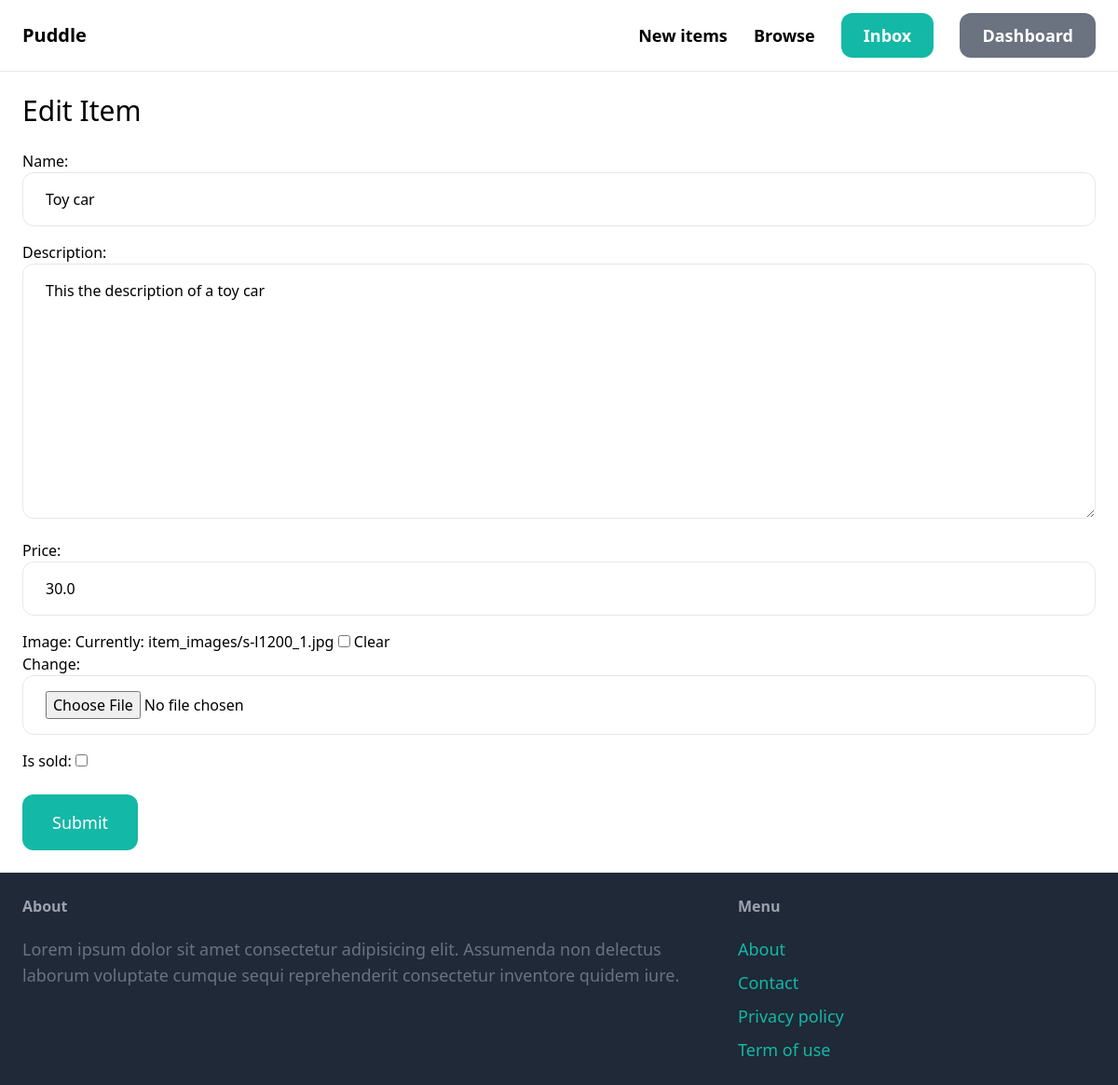
The page /items/3/edit/ (signed in) on the database as committed earlier.
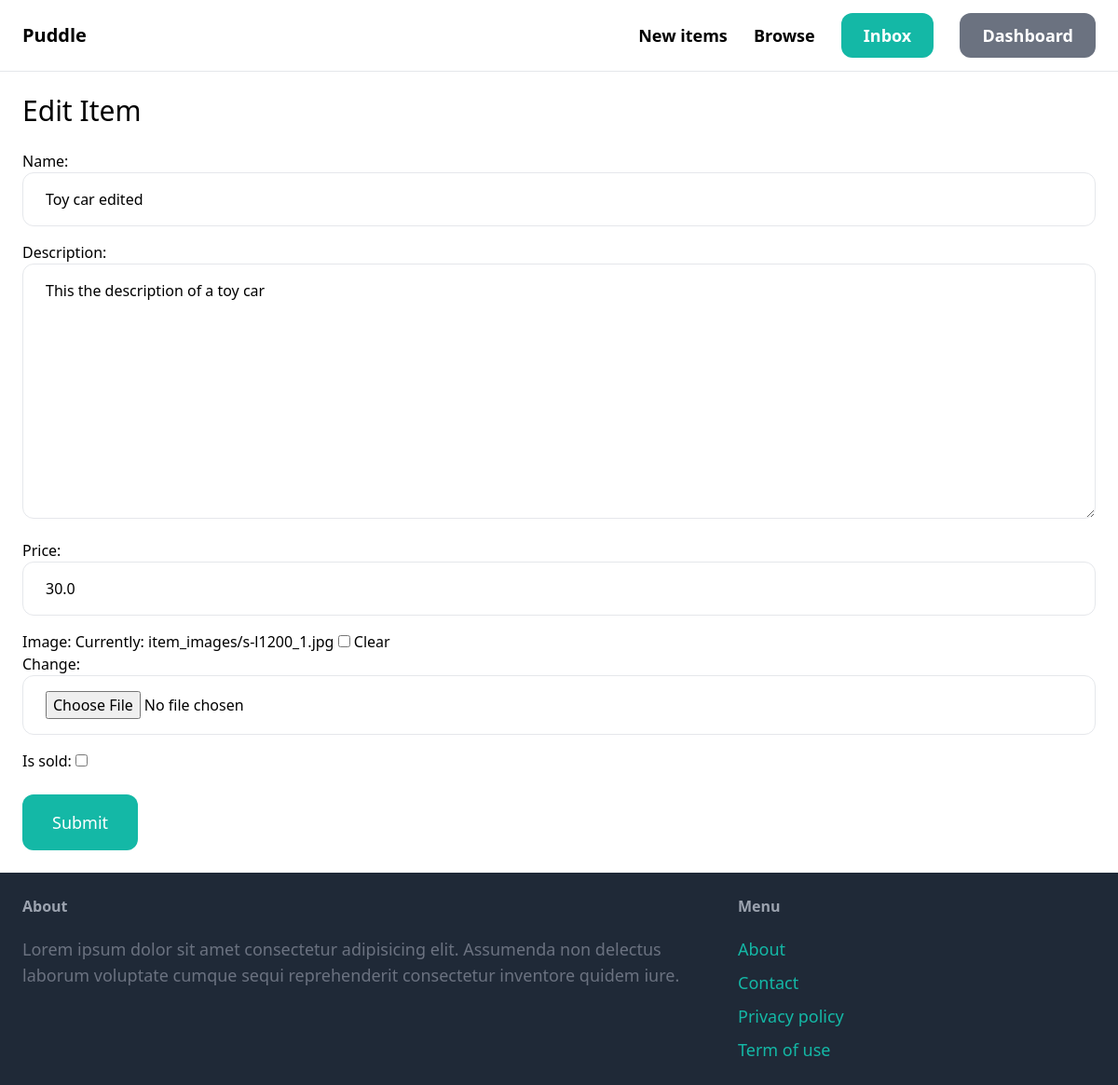
The same page on the database as committed later.
### item/models.py (models this page shows, shortened)
class Item(models.Model):
    category = models.ForeignKey(Category, related_name='items', on_delete=models.CASCADE)
    name = models.CharField(max_length=255)
    description = models.TextField(blank=True, null=True)
    price = models.FloatField()
    image = models.ImageField(upload_to='item_images', blank=True, null=True)
    is_sold = models.BooleanField(default=False)
    created_at = models.DateTimeField(auto_now_add=True)
    created_by = models.ForeignKey(User, related_name='items', on_delete=models.CASCADE)

### item/views.py (the view)
# urls.py: path('<int:pk>/edit/', views.edit, name='edit'),
@login_required
def edit(request, pk):
    item = get_object_or_404(Item, pk=pk, created_by=request.user)
    if request.method == 'POST':
        form = EditItemForm(request.POST, request.FILES, instance=item)
        if form.is_valid():
            form.save()
            return redirect('item:detail', pk=item.id)
    else:
        form = EditItemForm(instance=item)
    return render(request, 'item/form.html',{
        'form': form,
        'title': 'Edit Item',
    })

### item/forms.py
class EditItemForm(forms.ModelForm):
    class Meta:
        model = Item
        fields = ['name', 'description', 'price', 'image', 'is_sold']
        widgets = {
            'name' : forms.TextInput(attrs={
                'class': INPUT_CLASSES,
                'placeholder': 'Item Name'
            }),
            'description' : forms.Textarea(attrs={
                'class': INPUT_CLASSES,
                'placeholder': 'Item Description'
            }),
            'price' : forms.NumberInput(attrs={
                'class': INPUT_CLASSES,
                'placeholder': 'Item Price'
            }),
            'image' : forms.ClearableFileInput(attrs={
                'class': INPUT_CLASSES,
            }),
        }

### item/templates/item/form.html (shortened to what this page needs)
{% extends 'core/base.html'%}
{% block content %}
<h1 class="mb-6 text-3xl"> {{title}} </h1>
<form action="." method="post" enctype="multipart/form-data">
    <div class="space-y-4">
        {{form.as_p}}
    </div>
    <button type="submit" class="mt-6 py-4 px-8 text-lg bg-teal-500 hover:bg-teal-700 rounded-xl text-white">Submit</button>
</form>
{% endblock %}

Rows that differ between the two databases and show on the page:
changed Item "This the description of a toy car": name "Toy car" → "Toy car edited"
